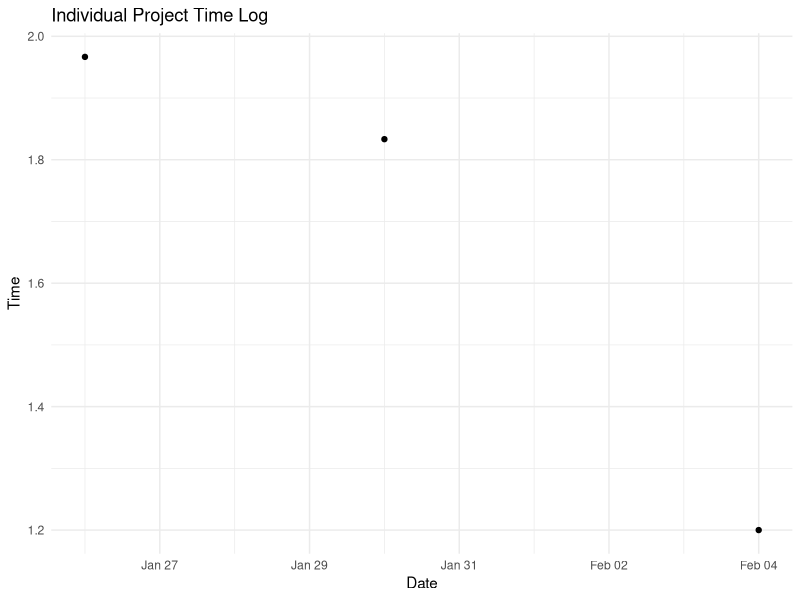
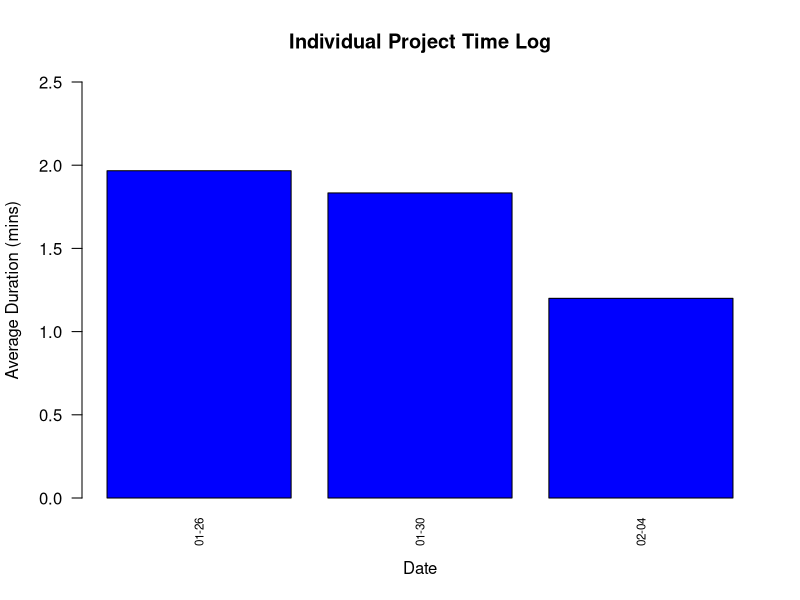

These charts were generated, in order, by the following R code:
# Load necessary libraries
library(dplyr)
library(lubridate)
library(ggplot2)

# Load the data
data <- read.csv("time_logs.csv")

# Split the 'TIME' column into 'Start' and 'End', assuming 'TIME' format is "2024-01-26 8:30PM - 10:28PM"
data <- data %>%
  mutate(StartTime = gsub(" - .*", "", TIME),
         EndTime = gsub(".*- ", "", TIME),
         Date = as.Date(StartTime, format="%m-%d-%Y"))

# Convert 'StartTime' and 'EndTime' to POSIXct, assuming they are in the same day
data <- data %>%
  mutate(StartTime = mdy_hm(paste(StartTime)),
         EndTime = mdy_hm(paste(substr(data$Start, 1, 11), EndTime)))

# Calculate the duration in hours or minutes
data <- data %>%
  mutate(Duration = as.numeric(difftime(EndTime, StartTime, units="hours")))  # Or use 'mins' for minutes

# View the modified data
head(data)
# Plotting the start times
ggplot(data, aes(x=Date, y=Duration)) +  # Replace 'Value' with the actual value column name
  geom_point() +  # Or geom_line() if you want to connect the points
  labs(title="Individual Project Time Log", x="Date", y="Time") +
  theme_minimal()
# Assuming 'data' is your DataFrame and it has been loaded previously
# Aggregate data to calculate average duration per week
aggregate_data <- aggregate(Duration ~ Date, data, mean, na.rm = TRUE)
# Create a bar plot
aggregate_data$FormattedDate <- format(aggregate_data$Date, "%m-%d")
y_max <- 2.5  # Adds 10% padding to the max value for better display
barplot(aggregate_data$Duration,
        names.arg = aggregate_data$FormattedDate,
        col = "blue",
        main = "Individual Project Time Log",
        xlab = "Date",
        ylab = "Average Duration (mins)",
        ylim = c(0, y_max),  # Adjust y-axis limits
        las = 2,  # Makes the axis labels perpendicular to the axis
        cex.names = 0.7)  # Adjusts the size of the week labels
